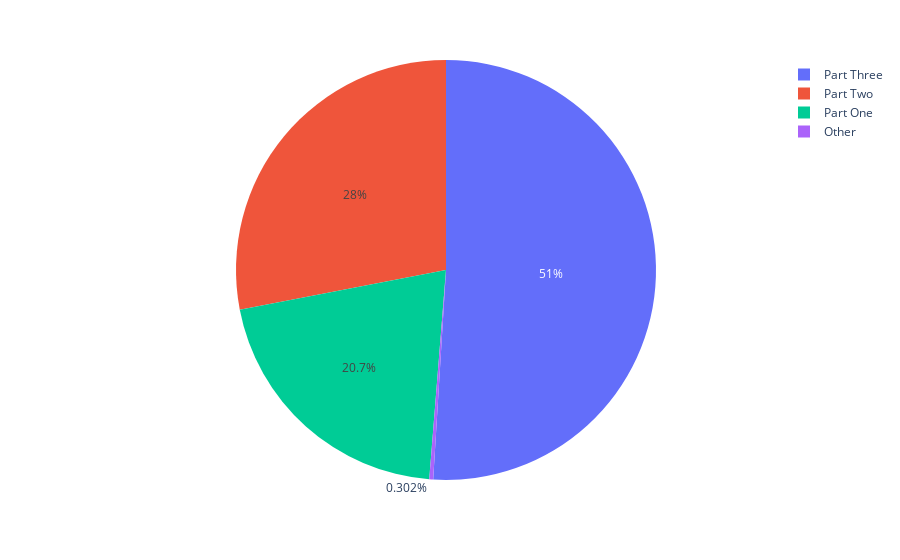

The notebook cell saved with this chart:
### Code cell
# Visualisasi total offense_code_group berdasarkan ucr_part

ucr_crime = df_new['UCR_PART'].value_counts()
ucr_crime2 = pd.DataFrame(data= ucr_crime.index, columns=["OFFENSE_CODE_GROUP"])
ucr_crime2['values'] = ucr_crime.values

fig = px.pie(ucr_crime2, values='values', names='OFFENSE_CODE_GROUP')
fig.show()

### Figure 1 — Plotly figure (JSON) as saved in the notebook; plotly's stock layout.template omitted (floating-point values rounded to 4 significant figures)
{"data": [{"domain": {"x": [0, 1], "y": [0, 1]}, "hovertemplate": "OFFENSE_CODE_GROUP=%{label}<br>value=%{value}<extra></extra>", "labels": ["Part Three", "Part Two", "Part One", "Other"], "legendgroup": "", "name": "", "showlegend": true, "type": "pie", "values": [134176, 73771, 54498, 796]}], "layout": {"legend": {"tracegroupgap": 0}, "margin": {"t": 60}}}
